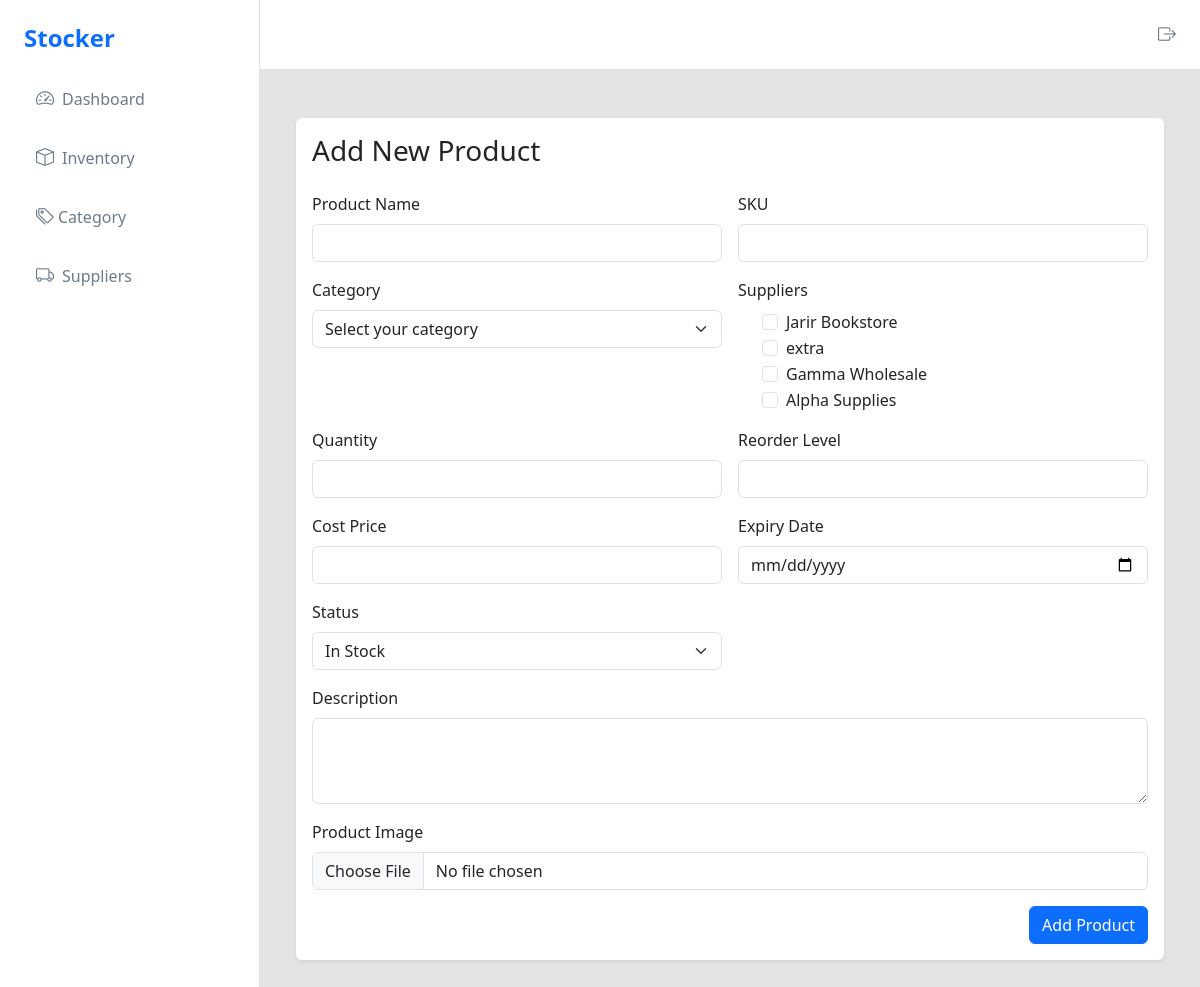
Page /inventory/add/product/ (signed in) on the earlier database version.
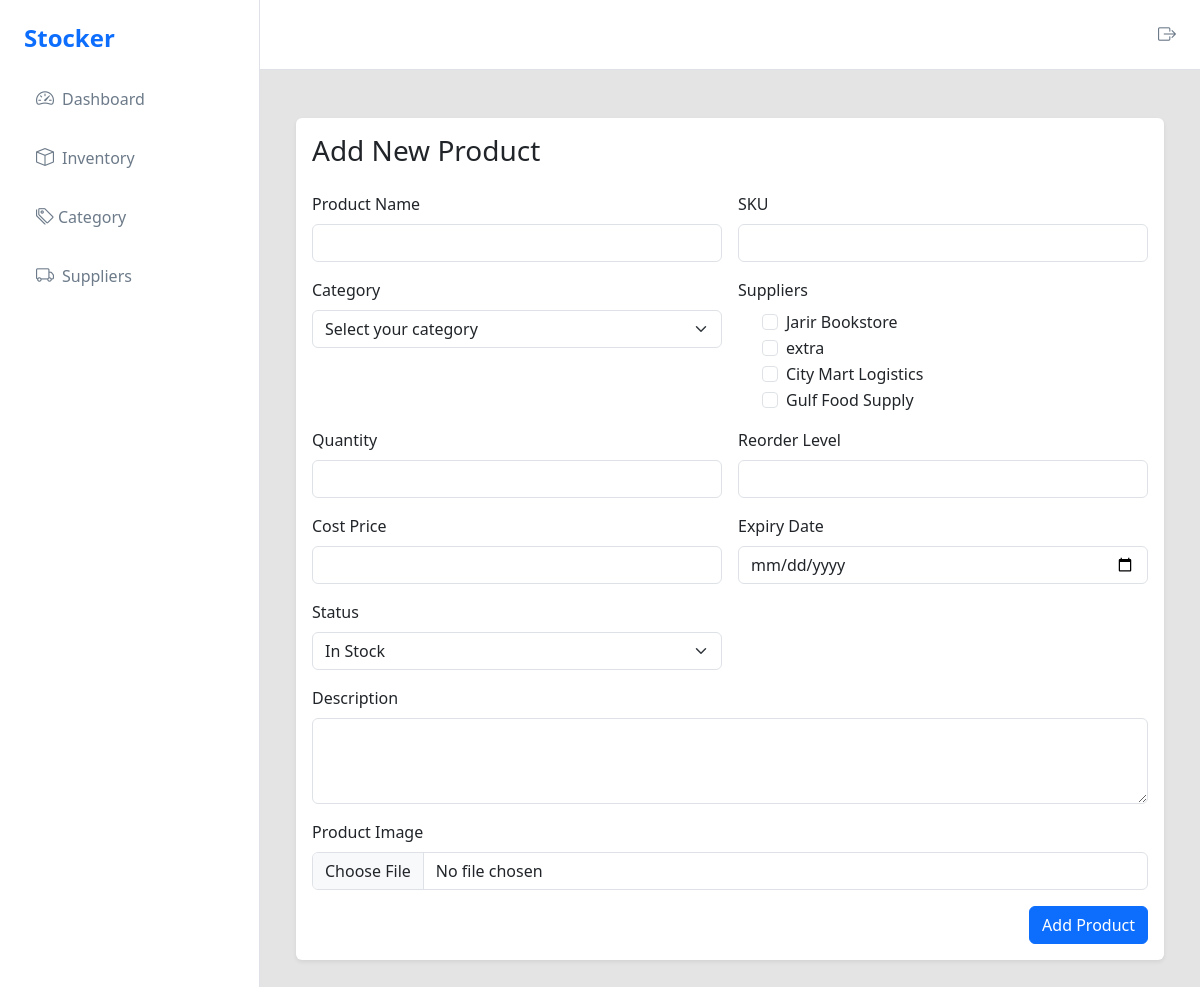
Same page on the later database version.
### product/models.py (models this page shows, shortened)
class Supplier(models.Model):
    name = models.CharField(max_length=255, unique=True)
    phone = models.CharField(max_length=50, blank=True, null=True)
    email = models.EmailField(blank=True, null=True)
    website = models.URLField(blank=True, null=True)
    image = models.ImageField(upload_to='images/', blank=True, null=True)
    created_at = models.DateTimeField(auto_now_add=True)
    updated_at = models.DateTimeField(auto_now=True)

### product/views.py (the view, shortened to what this page needs)
# urls.py: path("add/product/", views.add_product_view , name="add_product_view"),
@login_required
def add_product_view(request: HttpRequest):
    suppliers = Supplier.objects.all()
    categories = Category.objects.all()
    today = date.today().isoformat()
    return render(request, 'products/add_product.html', {'today_date': today, 'suppliers': suppliers, 'categories': categories})

### product/templates/products/add_product.html (shortened to what this page needs)
{% extends 'main/base.html' %}
{% load static %}
{% block main %}
<div class="container py-4">
    <div class="card shadow-sm border-0">
        <div class="card-body">
            <h3 class="mb-4">Add New Product</h3>
            <form method="post" enctype="multipart/form-data" class="row g-3">
                <div class="col-md-6">
                    <label for="name" class="form-label">Product Name</label>
                    <input type="text" name="name" id="name" class="form-control" required>
                </div>
                <div class="col-md-6">
                    <label for="sku" class="form-label">SKU</label>
                    <input type="text" name="sku" id="sku" class="form-control" required>
                </div>
                <div class="col-md-6">
                    <label for="category" class="form-label">Category</label>
                    <select name="category" id="category" class="form-select" required>
                        <option value="" disabled selected>Select your category</option>
                    </select>
                </div>
                <div class="col-md-6">
                    <label class="form-label">Suppliers</label>
                    <div class="form-check" style="max-height: 100px; overflow-y: auto;">
                        {% for supplier in suppliers %}
                        <div class="form-check">
                            <input class="form-check-input" type="checkbox" name="supplier" id="supplier_{{ supplier.id }}" value="{{ supplier.id }}">
                            <label class="form-check-label" for="supplier_{{ supplier.id }}">{{ supplier.name }}</label>
                        </div>
                        {% endfor %}
                    </div>
                </div>
                <div class="col-md-6">
                    <label for="quantity" class="form-label">Quantity</label>
                    <input type="number" name="quantity" id="quantity" class="form-control" required>
                </div>
                <div class="col-md-6">
                    <label for="reorder_level" class="form-label">Reorder Level</label>
                    <input type="number" name="reorder_level" id="reorder_level" class="form-control" required>
                </div>
                <div class="col-md-6">
                    <label for="cost_price" class="form-label">Cost Price</label>
                    <input type="number" step="0.01" name="cost_price" id="cost_price" class="form-control" required>
                </div>
                <div class="col-md-6">
                    <label for="expiry_date" class="form-label">Expiry Date</label>
                    <input type="date" name="expiry_date" id="expiry_date" class="form-control" min="{{ today_date }}">
                </div>
                <div class="col-md-6">
                    <label for="status" class="form-label">Status</label>
                    <select name="stock_status" id="stock_status" class="form-select">
                        <option value="in_stock" {% if product.stock_status == 'in_stock' %}selected{% endif %}>In Stock</option>
                    </select>
                </div>
                <div class="col-12">
                    <label for="description" class="form-label">Description</label>
                    <textarea name="description" id="description" class="form-control" rows="3"></textarea>
                </div>
                <div class="col-12">
                    <label for="image" class="form-label">Product Image</label>
                    <input type="file" name="image" id="image" class="form-control" required>
                </div>
                <div class="col-12 text-end">
                    <button type="submit" class="btn btn-primary">Add Product</button>
                </div>
            </form>
        </div>
    </div>
</div>
{% endblock %}

Differences in the rows shown:
removed Supplier: name "Gamma Wholesale"
removed Supplier: name "Alpha Supplies"
added Supplier: name "City Mart Logistics"
added Supplier: name "Gulf Food Supply"
